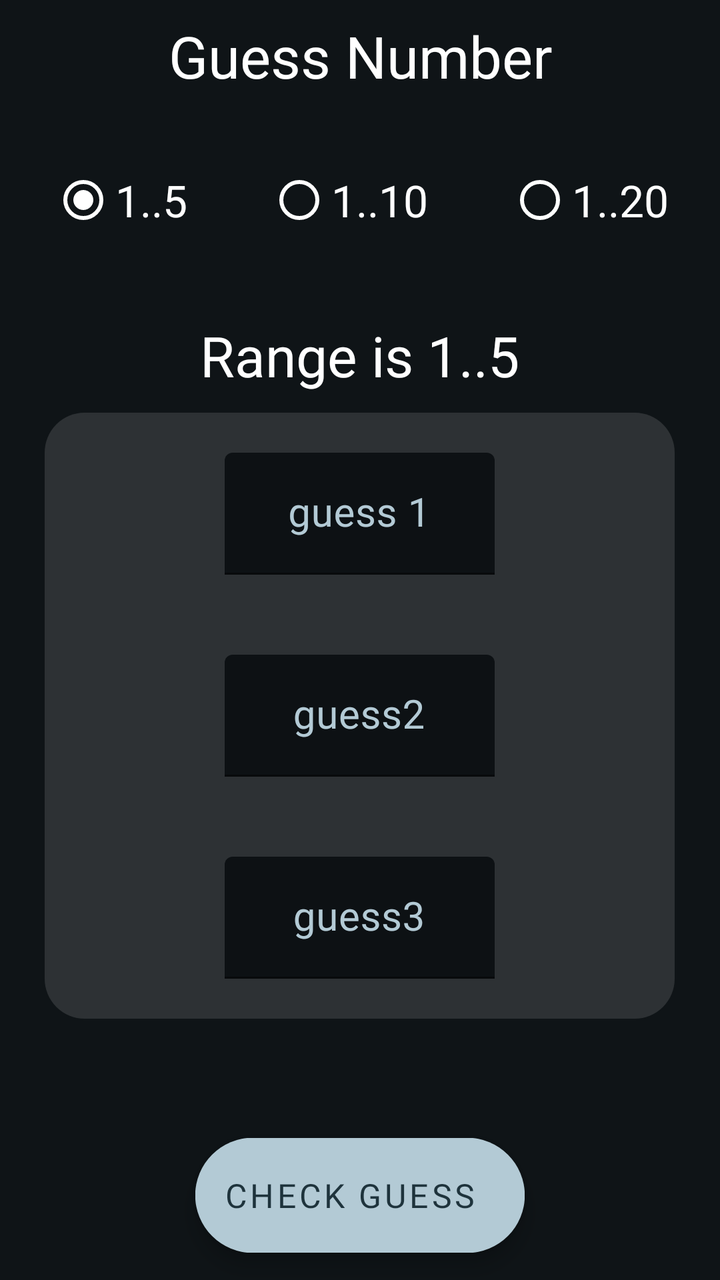
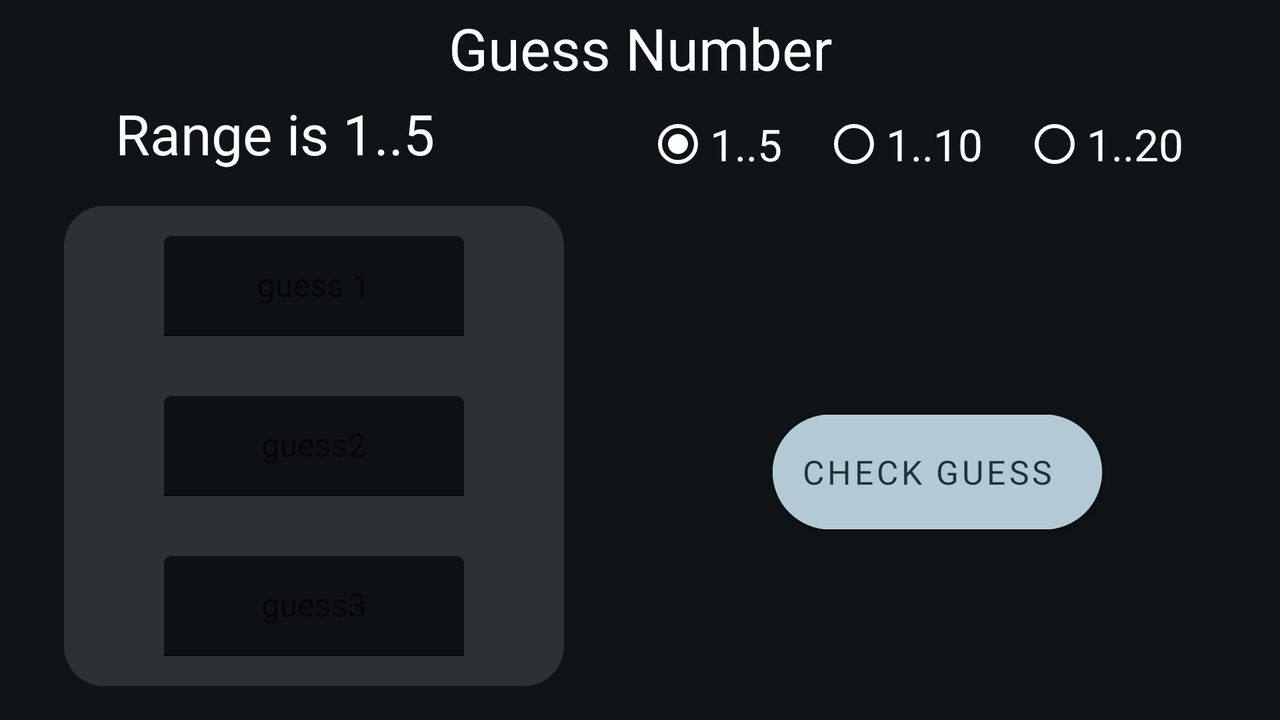

The same Android screen from two of the app's own layout files: first res/layout/ as a phone draws it, then the repository's variant for another configuration, drawn on a device whose configuration selects that folder. Both files follow.
<!-- AndroidManifest.xml: application theme Theme.Guess_Number -->
<!-- res/layout/activity_main.xml -->
<?xml version="1.0" encoding="utf-8"?>
<LinearLayout
    xmlns:android="http://schemas.android.com/apk/res/android"
    xmlns:app="http://schemas.android.com/apk/res-auto"
    xmlns:tools="http://schemas.android.com/tools"
    android:fitsSystemWindows="true"
    android:layout_width="match_parent"
    android:layout_height="match_parent"
    android:background="@color/surfaceDim"
    android:orientation="vertical"
    tools:context=".MainActivity">
    <include layout="@layout/toolbar"/>
    <RadioGroup
        android:id="@+id/range_radioGroup"
        android:layout_gravity="center"
        android:gravity="center_horizontal"
        android:checkedButton="@id/one_to_five"
        android:orientation="horizontal"
        android:layout_width="match_parent"
        android:layout_height="wrap_content">
        <RadioButton
            android:id="@+id/one_to_five"
            android:text="@string/one_to_five"
            android:textSize="22sp"
            android:layout_margin="20dp"
            android:textColor="@color/white"
            android:buttonTint="@color/white"
            android:layout_width="wrap_content"
            android:layout_height="wrap_content"/>
        <RadioButton
            android:id="@+id/one_to_ten"
            android:text="@string/one_to_ten"
            android:textSize="22sp"
            android:textColor="@color/white"
            android:buttonTint="@color/white"
            android:layout_margin="20dp"
            android:layout_width="wrap_content"
            android:layout_height="wrap_content"/>
        <RadioButton
            android:id="@+id/one_to_twenty"
            android:gravity="center"
            android:text="@string/one_to_twenty"
            android:textSize="22sp"
            android:textColor="@color/white"
            android:buttonTint="@color/white"
            android:layout_margin="20dp"
            android:layout_width="wrap_content"
            android:layout_height="wrap_content"/>
    </RadioGroup>
    <TextView
        android:id="@+id/rangeText"
        android:text="@string/range"
        android:layout_gravity="center"
        android:textSize="28sp"
        android:layout_marginTop="15dp"
        android:layout_width="wrap_content"
        android:layout_height="wrap_content"/>
    <com.google.android.material.textfield.TextInputLayout
        style="@style/editText_theme"
        android:gravity="center_horizontal"
        android:layout_gravity="center"
        android:layout_marginTop="10dp"
        android:layout_marginStart="10dp"
        android:layout_marginEnd="10dp"
        android:background="@drawable/edt_bg_top"
        android:layout_width="315dp"
        android:layout_height="wrap_content">
        <com.google.android.material.textfield.TextInputEditText
            android:id="@+id/guess1"
            android:gravity="center"
            android:textColor="@color/white"
            android:inputType="number"
            android:layout_margin="20dp"
            android:maxLength="2"
            android:textSize="20sp"
            android:hint="@string/guess_1"
            android:layout_width="135dp"
            android:layout_height="wrap_content"/>
    </com.google.android.material.textfield.TextInputLayout>
    <com.google.android.material.textfield.TextInputLayout
        style="@style/editText_theme"
        android:gravity="center_horizontal"
        android:layout_gravity="center"
        android:layout_marginStart="10dp"
        android:layout_marginEnd="10dp"
        android:background="@drawable/edt_bg_middle"
        android:layout_width="315dp"
        android:layout_height="wrap_content">
        <com.google.android.material.textfield.TextInputEditText
            android:id="@+id/guess2"
            android:gravity="center"
            android:textColor="@color/white"
            android:inputType="number"
            android:layout_margin="20dp"
            android:maxLength="2"
            android:textSize="20sp"
            android:hint="@string/guess2"
            android:layout_width="135dp"
            android:layout_height="wrap_content"/>
    </com.google.android.material.textfield.TextInputLayout>
    <com.google.android.material.textfield.TextInputLayout
        style="@style/editText_theme"
        android:gravity="center_horizontal"
        android:layout_gravity="center"
        android:layout_marginStart="10dp"
        android:layout_marginEnd="10dp"
        android:layout_width="315dp"
        android:background="@drawable/edt_bf_bottom"
        android:layout_height="wrap_content">
        <com.google.android.material.textfield.TextInputEditText
            android:id="@+id/guess3"
            android:textColor="@color/white"
            android:gravity="center"
            android:inputType="number"
            android:layout_margin="20dp"
            android:maxLength="2"
            android:textSize="20sp"
            android:hint="@string/guess3"
            android:layout_width="135dp"
            android:layout_height="wrap_content"/>
    </com.google.android.material.textfield.TextInputLayout>
    <TextView
        android:id="@+id/sameGuess"
        android:layout_marginTop="10dp"
        android:text="@string/same_guess"
        android:textSize="22sp"
        android:textStyle="italic"
        android:textColor="#F57F17"
        android:layout_gravity="center"
        android:visibility="invisible"
        android:layout_width="wrap_content"
        android:layout_height="wrap_content"/>
    <com.google.android.material.floatingactionbutton.ExtendedFloatingActionButton
        android:id="@+id/guessCheck"
        android:layout_gravity="center"
        android:text="@string/check_guess"
        app:icon="@drawable/ic_check"
        android:layout_marginTop="25dp"
        android:scaleY="1.2"
        android:scaleX="1.2"
        app:iconSize="28dp"
        app:iconGravity="textStart"
        android:layout_width="wrap_content"
        android:layout_height="wrap_content"/>
</LinearLayout>
<!-- res/layout/toolbar.xml (included above) -->
<?xml version="1.0" encoding="utf-8"?>
<Toolbar xmlns:android="http://schemas.android.com/apk/res/android"
    android:layout_width="match_parent"
    android:layout_height="wrap_content"
    android:background="@color/surfaceDim">
    <TextView
        android:layout_width="wrap_content"
        android:layout_height="wrap_content"
        android:layout_gravity="center"
        android:text="@string/app_name"
        android:textSize="14pt" />
</Toolbar>
<!-- resources referenced by this layout -->
<resources>
  <color name="surfaceDim">#0f1417</color>
  <color name="white">#FFFFFFFF</color>
  <!-- drawable edt_bf_bottom (drawable) -->
  <?xml version="1.0" encoding="utf-8"?>
  <shape
      xmlns:android="http://schemas.android.com/apk/res/android"
      android:shape="rectangle">
      <corners
          android:bottomLeftRadius="20dp"
          android:bottomRightRadius="20dp"/>
      <solid android:color="#22F0F0F0" />
  </shape>
  <!-- drawable edt_bg_middle (drawable) -->
  <?xml version="1.0" encoding="utf-8"?>
  <shape
      xmlns:android="http://schemas.android.com/apk/res/android"
      android:shape="rectangle">
      <solid android:color="#22F0F0F0" />
  </shape>
  <!-- drawable edt_bg_top (drawable) -->
  <?xml version="1.0" encoding="utf-8"?>
  <shape
      xmlns:android="http://schemas.android.com/apk/res/android"
      android:shape="rectangle">
          <corners
              android:topLeftRadius="20dp"
              android:topRightRadius="20dp"/>
          <solid android:color="#22F0F0F0" />
  </shape>
  <string name="app_name">Guess Number</string>
  <string name="check_guess">check Guess</string>
  <string name="guess2">guess2</string>
  <string name="guess3">guess3</string>
  <string name="guess_1">guess 1</string>
  <string name="one_to_five">1..5</string>
  <string name="one_to_ten">1..10</string>
  <string name="one_to_twenty">1..20</string>
  <string name="range">Range is 1..5</string>
  <string name="same_guess">same guess!</string>
  <style name="editText_theme" parent="TextAppearance.MaterialComponents.Caption">
          <item name="android:colorActivatedHighlight">@color/tertiary</item>
          <item name="android:textColorHighlight">@color/tertiary</item>
          <item name="android:shadowColor">@color/secondaryContainer</item>
          <item name="android:textColorHint">@color/secondary</item>
          <item name="android:background">@color/surface.Container</item>
      </style>
  <style name="Theme.Guess_Number" parent="Theme.MaterialComponents.DayNight.NoActionBar">
          
          <item name="colorPrimary">@color/primary</item>
          <item name="colorOnPrimary">@color/onPrimary</item>
          <item name="android:textColor">@color/white</item>
          
          <item name="colorTertiary">@color/tertiary</item>
          <item name="colorOnTertiary">@color/onTertiary</item>
          
          <item name="colorPrimaryContainer">@color/primaryContainer</item>
          <item name="colorOnPrimaryContainer">@color/onPrimaryContainer</item>
          <item name="colorSecondaryContainer">@color/secondaryContainer</item>
          <item name="colorOnSecondaryContainer">@color/onSecondaryContainer</item>
          
          <item name="colorSecondary">@color/secondary</item>
          <item name="colorOnSecondary">@color/onSecondary</item>
          
          <item name="colorSurface">@color/surfaceDim</item>
          <item name="colorSurfaceDim">@color/surfaceDim</item>
          <item name="colorSurfaceContainer">@color/surface.Container</item>
          
          <item name="android:statusBarColor">@color/surfaceDim</item>
          
          
          <item name="android:fontFamily">@font/nunito_medium</item>
      </style>
  <color name="tertiary">#c4c3eb</color>
  <color name="secondaryContainer">#354a53</color>
  <color name="secondary">#b3cad5</color>
  <color name="surface.Container">#1b2023</color>
  <color name="primary">#89d0ed</color>
  <color name="onPrimary">#003544</color>
  <color name="onTertiary">#2d2d4d</color>
  <color name="primaryContainer">#004d62</color>
  <color name="onPrimaryContainer">#baeaff</color>
  <color name="onSecondaryContainer">#cfe6f1</color>
  <color name="onSecondary">#1e333c</color>
</resources>
<!-- res/layout-land/activity_main.xml (the repository's variant of the layout above) -->
<!-- drawn on the phone turned sideways -->
<?xml version="1.0" encoding="utf-8"?>
<androidx.constraintlayout.widget.ConstraintLayout xmlns:android="http://schemas.android.com/apk/res/android"
    xmlns:app="http://schemas.android.com/apk/res-auto"
    xmlns:tools="http://schemas.android.com/tools"
    android:layout_width="match_parent"
    android:layout_height="match_parent"
    android:background="@color/surfaceDim">

    <include
        android:id="@+id/include"
        layout="@layout/toolbar"
        app:layout_constraintEnd_toEndOf="parent"
        app:layout_constraintStart_toStartOf="parent"
        app:layout_constraintTop_toTopOf="parent" />

    <RadioGroup
        android:id="@+id/range_radioGroup"
        android:layout_width="365dp"
        android:layout_height="wrap_content"
        android:layout_gravity="center"
        android:checkedButton="@id/one_to_five"
        android:gravity="center_horizontal"
        android:orientation="horizontal"
        app:layout_constraintEnd_toEndOf="parent"
        app:layout_constraintTop_toBottomOf="@+id/include">

        <RadioButton
            android:id="@+id/one_to_five"
            android:layout_width="wrap_content"
            android:layout_height="wrap_content"
            android:buttonTint="@color/white"
            android:text="@string/one_to_five"
            android:textColor="@color/white"
            android:layout_marginEnd="20dp"
            android:textSize="22sp"
            tools:layout_editor_absoluteX="184dp"
            tools:layout_editor_absoluteY="95dp" />

        <RadioButton
            android:id="@+id/one_to_ten"
            android:layout_width="wrap_content"
            android:layout_height="wrap_content"
            android:buttonTint="@color/white"
            android:text="@string/one_to_ten"
            android:textColor="@color/white"
            android:textSize="22sp"
            tools:layout_editor_absoluteX="294dp"
            tools:layout_editor_absoluteY="95dp" />

        <RadioButton
            android:id="@+id/one_to_twenty"
            android:layout_width="wrap_content"
            android:layout_height="wrap_content"
            android:buttonTint="@color/white"
            android:layout_marginStart="20dp"
            android:gravity="center"
            android:text="@string/one_to_twenty"
            android:textColor="@color/white"
            android:textSize="22sp"
            tools:layout_editor_absoluteX="417dp"
            tools:layout_editor_absoluteY="95dp" />
    </RadioGroup>

    <TextView
        android:id="@+id/rangeText"
        android:layout_width="wrap_content"
        android:layout_height="wrap_content"
        android:layout_gravity="center"
        android:text="@string/range"
        android:textSize="28sp"
        app:layout_constraintEnd_toStartOf="@+id/range_radioGroup"
        app:layout_constraintStart_toStartOf="parent"
        app:layout_constraintTop_toBottomOf="@+id/include" />

    <com.google.android.material.textfield.TextInputLayout
        android:id="@+id/textInputLayout"
        android:layout_width="250dp"
        android:layout_height="80dp"
        android:layout_marginStart="32dp"
        android:layout_marginTop="58dp"
        android:background="@drawable/edt_bg_top"
        android:gravity="center_horizontal"
        app:boxStrokeColor="@color/white"
        app:hintTextColor="@color/white"
        app:layout_constraintBottom_toTopOf="@+id/textInputLayout2"
        app:layout_constraintStart_toStartOf="parent"
        app:layout_constraintTop_toBottomOf="@+id/include"
        app:layout_constraintVertical_chainStyle="packed"
        tools:ignore="MissingConstraints">

        <com.google.android.material.textfield.TextInputEditText
            android:id="@+id/guess1"
            android:layout_width="match_parent"
            android:layout_height="match_parent"
            android:gravity="center"
            android:layout_marginStart="50dp"
            android:layout_marginEnd="50dp"
            android:layout_marginTop="15dp"
            android:layout_marginBottom="15dp"
            android:hint="@string/guess_1"
            android:inputType="number"
            android:maxLength="2"
            android:textColor="@color/white"
            android:textColorHighlight="@color/secondary"
            tools:layout_editor_absoluteX="81dp"
            tools:layout_editor_absoluteY="155dp" />
    </com.google.android.material.textfield.TextInputLayout>

    <com.google.android.material.textfield.TextInputLayout
        android:id="@+id/textInputLayout2"
        android:layout_width="250dp"
        android:layout_height="80dp"
        android:layout_gravity="center"
        android:layout_marginStart="32dp"
        android:background="@drawable/edt_bg_middle"
        android:gravity="center_horizontal"
        app:boxStrokeColor="@color/white"
        app:hintTextColor="@color/white"
        app:layout_constraintBottom_toTopOf="@+id/textInputLayout3"
        app:layout_constraintStart_toStartOf="parent"
        app:layout_constraintTop_toBottomOf="@+id/textInputLayout"
        tools:ignore="MissingConstraints">

        <com.google.android.material.textfield.TextInputEditText
            android:id="@+id/guess2"
            android:layout_width="match_parent"
            android:layout_height="match_parent"
            android:gravity="center"
            android:layout_marginStart="50dp"
            android:layout_marginEnd="50dp"
            android:layout_marginTop="15dp"
            android:layout_marginBottom="15dp"
            android:hint="@string/guess2"
            android:inputType="number"
            android:maxLength="2"
            android:textColor="@color/white"
            android:textColorHighlight="@color/secondary"
            tools:layout_editor_absoluteX="81dp"
            tools:layout_editor_absoluteY="231dp" />
    </com.google.android.material.textfield.TextInputLayout>

    <com.google.android.material.textfield.TextInputLayout
        android:id="@+id/textInputLayout3"
        android:layout_width="250dp"
        android:layout_height="80dp"
        android:layout_gravity="center"
        android:layout_marginStart="32dp"
        android:layout_marginBottom="20dp"
        android:background="@drawable/edt_bf_bottom"
        android:gravity="center_horizontal"
        app:boxStrokeColor="@color/white"
        app:hintTextColor="@color/white"
        app:layout_constraintBottom_toBottomOf="parent"
        app:layout_constraintStart_toStartOf="parent"
        app:layout_constraintTop_toBottomOf="@+id/textInputLayout2">

        <com.google.android.material.textfield.TextInputEditText
            android:id="@+id/guess3"
            android:layout_width="match_parent"
            android:layout_height="match_parent"
            android:gravity="center"
            android:layout_marginStart="50dp"
            android:layout_marginEnd="50dp"
            android:layout_marginTop="15dp"
            android:layout_marginBottom="15dp"
            android:hint="@string/guess3"
            android:inputType="number"
            android:maxLength="2"
            android:textColor="@color/white"
            android:textColorHighlight="@color/secondary"
            tools:layout_editor_absoluteX="81dp"
            tools:layout_editor_absoluteY="311dp" />
    </com.google.android.material.textfield.TextInputLayout>

    <TextView
        android:id="@+id/sameGuess"
        android:layout_width="wrap_content"
        android:layout_height="wrap_content"
        android:layout_gravity="center"
        android:layout_marginBottom="35dp"
        android:text="@string/same_guess"
        android:textColor="#F57F17"
        android:textSize="22sp"
        android:textStyle="italic"
        android:visibility="invisible"
        app:layout_constraintBottom_toTopOf="@+id/guessCheck"
        app:layout_constraintEnd_toEndOf="parent"
        app:layout_constraintStart_toEndOf="@+id/textInputLayout2" />

    <com.google.android.material.floatingactionbutton.ExtendedFloatingActionButton
        android:id="@+id/guessCheck"
        android:layout_width="wrap_content"
        android:layout_height="wrap_content"
        android:layout_gravity="center"
        android:layout_marginBottom="100dp"
        android:scaleX="1.2"
        android:scaleY="1.2"
        android:text="@string/check_guess"
        app:icon="@drawable/ic_check"
        app:iconGravity="textStart"
        app:iconSize="28dp"
        app:layout_constraintBottom_toBottomOf="parent"
        app:layout_constraintEnd_toEndOf="parent"
        app:layout_constraintHorizontal_bias="0.534"
        app:layout_constraintStart_toEndOf="@+id/textInputLayout3" />
</androidx.constraintlayout.widget.ConstraintLayout>
<!-- resources referenced by the variant -->
<!-- as the phone turned sideways resolves them -->
<resources>
  <color name="secondary">#b3cad5</color>
  <color name="surfaceDim">#0f1417</color>
  <color name="white">#FFFFFFFF</color>
  <!-- drawable edt_bf_bottom (drawable) -->
  <?xml version="1.0" encoding="utf-8"?>
  <shape
      xmlns:android="http://schemas.android.com/apk/res/android"
      android:shape="rectangle">
      <corners
          android:bottomLeftRadius="20dp"
          android:bottomRightRadius="20dp"/>
      <solid android:color="#22F0F0F0" />
  </shape>
  <!-- drawable edt_bg_middle (drawable) -->
  <?xml version="1.0" encoding="utf-8"?>
  <shape
      xmlns:android="http://schemas.android.com/apk/res/android"
      android:shape="rectangle">
      <solid android:color="#22F0F0F0" />
  </shape>
  <!-- drawable edt_bg_top (drawable) -->
  <?xml version="1.0" encoding="utf-8"?>
  <shape
      xmlns:android="http://schemas.android.com/apk/res/android"
      android:shape="rectangle">
          <corners
              android:topLeftRadius="20dp"
              android:topRightRadius="20dp"/>
          <solid android:color="#22F0F0F0" />
  </shape>
  <string name="app_name">Guess Number</string>
  <string name="check_guess">check Guess</string>
  <string name="guess2">guess2</string>
  <string name="guess3">guess3</string>
  <string name="guess_1">guess 1</string>
  <string name="one_to_five">1..5</string>
  <string name="one_to_ten">1..10</string>
  <string name="one_to_twenty">1..20</string>
  <string name="range">Range is 1..5</string>
  <string name="same_guess">same guess!</string>
  <style name="Theme.Guess_Number" parent="Theme.MaterialComponents.DayNight.NoActionBar">
          
          <item name="colorPrimary">@color/primary</item>
          <item name="colorOnPrimary">@color/onPrimary</item>
          <item name="android:textColor">@color/white</item>
          
          <item name="colorTertiary">@color/tertiary</item>
          <item name="colorOnTertiary">@color/onTertiary</item>
          
          <item name="colorPrimaryContainer">@color/primaryContainer</item>
          <item name="colorOnPrimaryContainer">@color/onPrimaryContainer</item>
          <item name="colorSecondaryContainer">@color/secondaryContainer</item>
          <item name="colorOnSecondaryContainer">@color/onSecondaryContainer</item>
          
          <item name="colorSecondary">@color/secondary</item>
          <item name="colorOnSecondary">@color/onSecondary</item>
          
          <item name="colorSurface">@color/surfaceDim</item>
          <item name="colorSurfaceDim">@color/surfaceDim</item>
          <item name="colorSurfaceContainer">@color/surface.Container</item>
          
          <item name="android:statusBarColor">@color/surfaceDim</item>
          
          
          <item name="android:fontFamily">@font/nunito_medium</item>
      </style>
  <color name="primary">#89d0ed</color>
  <color name="onPrimary">#003544</color>
  <color name="tertiary">#c4c3eb</color>
  <color name="onTertiary">#2d2d4d</color>
  <color name="primaryContainer">#004d62</color>
  <color name="onPrimaryContainer">#baeaff</color>
  <color name="secondaryContainer">#354a53</color>
  <color name="onSecondaryContainer">#cfe6f1</color>
  <color name="onSecondary">#1e333c</color>
  <color name="surface.Container">#1b2023</color>
</resources>
